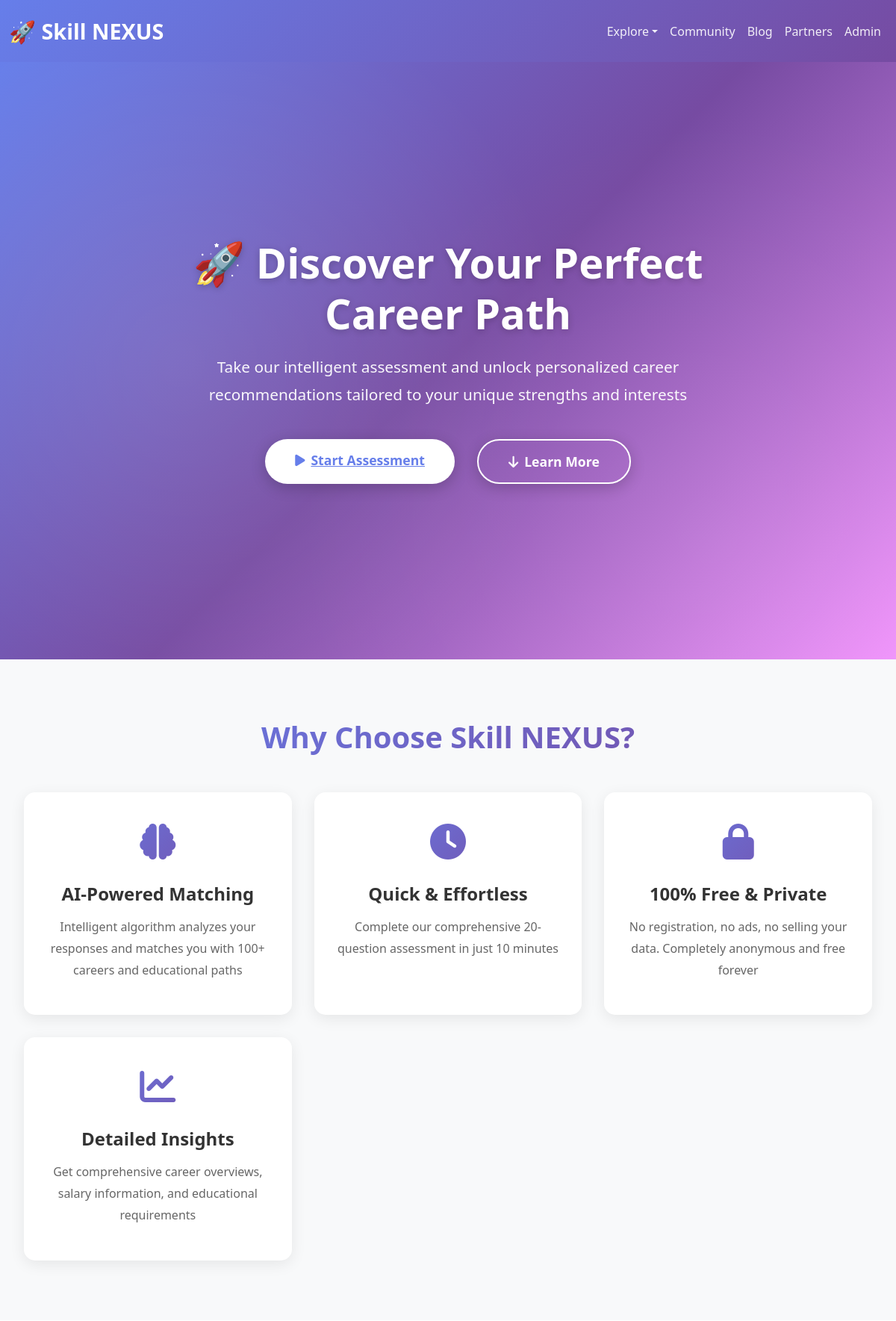
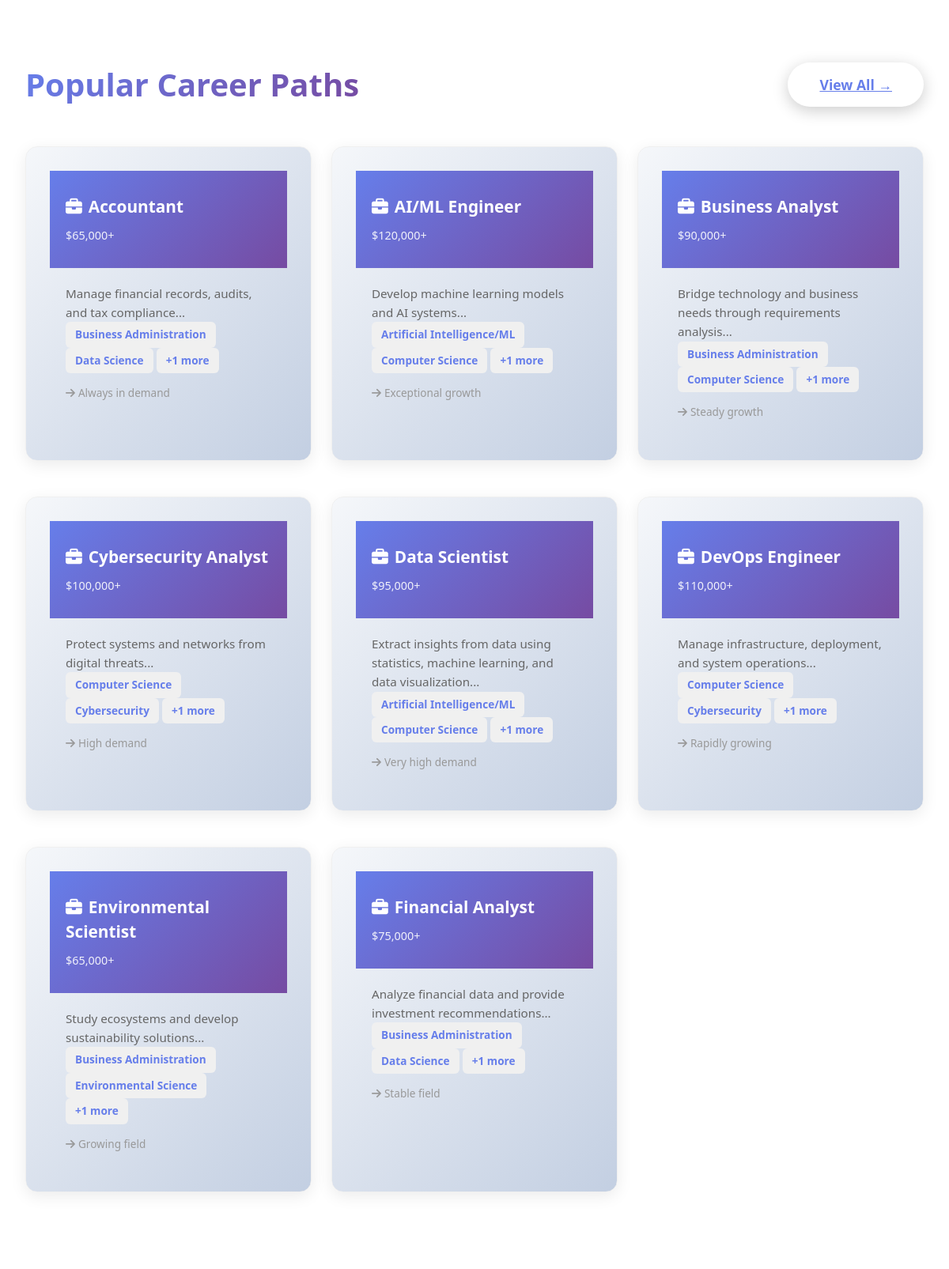
The page / (upper part) on the database its author committed (2 pictures, top to bottom).
### tables this page shows
CREATE TABLE `careers` (
  `id` INT UNSIGNED NOT NULL AUTO_INCREMENT,
  `name` VARCHAR(255) NOT NULL,
  `description` TEXT,
  `average_salary` VARCHAR(100),
  `job_outlook` TEXT,
  `icon` VARCHAR(255),
  `color_code` VARCHAR(7),
  `is_active` BOOLEAN DEFAULT TRUE,
  `created_at` TIMESTAMP NOT NULL DEFAULT CURRENT_TIMESTAMP,
  `updated_at` TIMESTAMP NOT NULL DEFAULT CURRENT_TIMESTAMP ON UPDATE CURRENT_TIMESTAMP,
  PRIMARY KEY (`id`)
);

CREATE TABLE `degrees` (
  `id` INT UNSIGNED NOT NULL AUTO_INCREMENT,
  `name` VARCHAR(255) NOT NULL,
  `description` TEXT,
  `duration` VARCHAR(100),
  `icon` VARCHAR(255),
  `color_code` VARCHAR(7),
  `is_active` BOOLEAN DEFAULT TRUE,
  `created_at` TIMESTAMP NOT NULL DEFAULT CURRENT_TIMESTAMP,
  `updated_at` TIMESTAMP NOT NULL DEFAULT CURRENT_TIMESTAMP ON UPDATE CURRENT_TIMESTAMP,
  PRIMARY KEY (`id`)
);

### index.php (the view, shortened to what this page needs)
<?php
include __DIR__ . '/config.php';
?>
<!DOCTYPE html>
<html lang="en">
<head>
    <link href="https://cdn.jsdelivr.net/npm/bootstrap@5.3.2/dist/css/bootstrap.min.css" rel="stylesheet">
    <link rel="stylesheet" href="https://cdnjs.cloudflare.com/ajax/libs/font-awesome/6.4.0/css/all.min.css">
</head>
<body>
    <section class="hero">
        <div class="hero-content">
            <h1>🚀 Discover Your Perfect Career Path</h1>
            <p>Take our intelligent assessment and unlock personalized career recommendations tailored to your unique
                strengths and interests</p>
            <div style="display: flex; gap: 15px; justify-content: center; flex-wrap: wrap; margin-top: 40px;">
                <a href="<?= BASE_URL ?>/career/career_test.php" class="btn-cta"><i class="fas fa-play me-2"></i>Start
                    Assessment</a>
                <button class="btn-cta btn-cta-secondary"
                    onclick="document.getElementById('features').scrollIntoView({behavior:'smooth'})"><i
                        class="fas fa-arrow-down me-2"></i>Learn More</button>
            </div>
        </div>
    </section>
    <section class="features" id="features">
        <div class="container">
            <h2 class="section-title">Why Choose Skill NEXUS?</h2>
            <div class="feature-grid">
                <div class="feature-card">
                    <div class="feature-icon"><i class="fas fa-brain"></i></div>
                    <h3>AI-Powered Matching</h3>
                    <p>Intelligent algorithm analyzes your responses and matches you with 100+ careers and educational
                        paths</p>
                </div>
                <div class="feature-card">
                    <div class="feature-icon"><i class="fas fa-clock"></i></div>
                    <h3>Quick & Effortless</h3>
                    <p>Complete our comprehensive 20-question assessment in just 10 minutes</p>
                </div>
                <div class="feature-card">
                    <div class="feature-icon"><i class="fas fa-lock"></i></div>
                    <h3>100% Free & Private</h3>
                    <p>No registration, no ads, no selling your data. Completely anonymous and free forever</p>
                </div>
                <div class="feature-card">
                    <div class="feature-icon"><i class="fas fa-chart-line"></i></div>
                    <h3>Detailed Insights</h3>
                    <p>Get comprehensive career overviews, salary information, and educational requirements</p>
                </div>
            </div>
        </div>
    </section>
    <section class="careers-section">
        <div class="container">
            <div style="display: flex; justify-content: space-between; align-items: center; margin-bottom: 50px;">
                <h2 class="section-title" style="margin-bottom: 0;">Popular Career Paths</h2>
                <a href="<?= BASE_URL ?>/results/careers.php" class="btn-cta">View All →</a>
            </div>
            <div class="career-grid">
                <?php
                try {
                    $careers = getCareers($pdo, 8);
                    foreach ($careers as $career):
                        $degrees = getCareerDegrees($pdo, $career['id']);
                        ?>
                        <div class="career-card">
                            <div class="career-card-header">
                                <div class="career-card-title"><i class="fas fa-briefcase me-2"></i><?= e($career['name']) ?>
                                </div>
                                <div class="career-salary"><?= e($career['average_salary'] ?? 'Competitive Salary') ?></div>
                            </div>
                            <div class="career-card-body">
                                <p class="career-description"><?= substr(e($career['description'] ?? ''), 0, 100) ?>...</p>
                                <div style="margin-bottom: 15px;">
                                    <?php foreach (array_slice($degrees, 0, 2) as $degree): ?>
                                        <span class="degree-link"><?= e($degree['name']) ?></span>
                                    <?php endforeach; ?>
                                    <?php if (count($degrees) > 2): ?>
                                        <span class="degree-link">+<?= count($degrees) - 2 ?> more</span>
                                    <?php endif; ?>
                                </div>
                                <p style="color: #999; font-size: 0.85rem; margin: 0;"><i
                                        class="fas fa-arrow-right me-1"></i><?= e($career['job_outlook'] ?? 'Growing field') ?>
                                </p>
                            </div>
                        </div>
                        <?php
                    endforeach;
                } catch (Exception $e) {
                    echo '<p>Unable to load careers</p>';
                }
                ?>
            </div>
        </div>
    </section>
</body>
</html>

### rows shown on the page
careers: name "Accountant", average_salary "$65,000+", description "Manage financial records, audits, and tax compliance", count($degrees) - 2 "1", job_outlook "Always in demand"
degrees: name "Business Administration"
degrees: name "Data Science"
careers: name "AI/ML Engineer", average_salary "$120,000+", description "Develop machine learning models and AI systems", count($degrees) - 2 "1", job_outlook "Exceptional growth"
degrees: name "Artificial Intelligence/ML"
degrees: name "Computer Science"
careers: name "Business Analyst", average_salary "$90,000+", description "Bridge technology and business needs through requirements analysis", count($degrees) - 2 "1", job_outlook "Steady growth"
careers: name "Cybersecurity Analyst", average_salary "$100,000+", description "Protect systems and networks from digital threats", count($degrees) - 2 "1", job_outlook "High demand"
degrees: name "Cybersecurity"
careers: name "Data Scientist", average_salary "$95,000+", description "Extract insights from data using statistics, machine learning, and data visualization", count($degrees) - 2 "1", job_outlook "Very high demand"
careers: name "DevOps Engineer", average_salary "$110,000+", description "Manage infrastructure, deployment, and system operations", count($degrees) - 2 "1", job_outlook "Rapidly growing"
careers: name "Environmental Scientist", average_salary "$65,000+", description "Study ecosystems and develop sustainability solutions", count($degrees) - 2 "1", job_outlook "Growing field"
degrees: name "Environmental Science"
careers: name "Financial Analyst", average_salary "$75,000+", description "Analyze financial data and provide investment recommendations", count($degrees) - 2 "1", job_outlook "Stable field"
